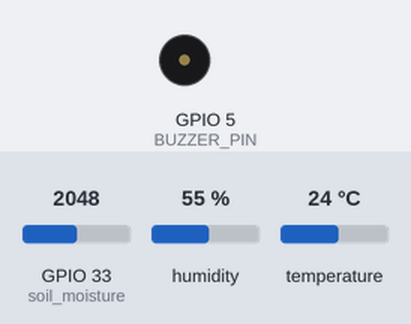
Bench run of a sketch on a simulated ESP32. Parts: buzzer (waves = sounding). The inputs (shaded band) are chosen by the test bench; at power-on: humidity 55 %, GPIO 33 (soil_moisture) = 2048, temperature 24 °C. WiFi joins after 1.5 s; servers stay silent unless stated; the local clock reads 2024-03-15 10:24:30 at power-on unless the sketch sets it; what the sketch prints to the serial monitor is not drawn.

Above: at 3.0 s.
3.1 s: humidity set to 59 %
7.6 s: humidity set to 62 %
At 8.38 s:
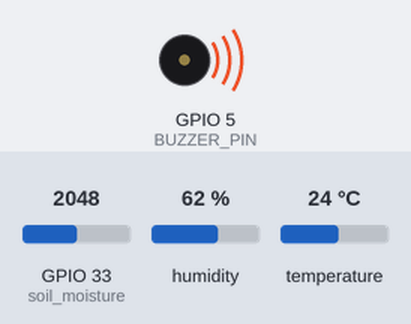
13.1 s: GPIO 33 (soil_moisture) set to 2866
Timing chart, 0 to 22.6 s (numbered marks = the images above; inputs shaded):
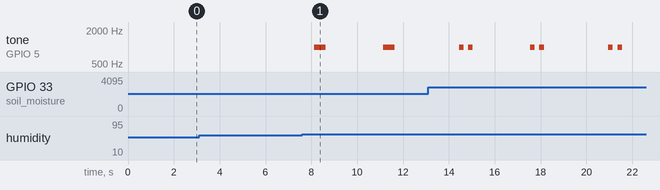

The sketch:

Capstone_project.ino
```cpp
#define BLYNK_TEMPLATE_ID "TMPL2-cFv8Pvu"
#define BLYNK_TEMPLATE_NAME "cap"
#define BLYNK_AUTH_TOKEN "QtbvvUp7IwuozA3skUg-aWIEJQZgfwWR"

#include <WiFi.h>
#include <Firebase_ESP_Client.h>
#include "addons/TokenHelper.h"
#include "addons/RTDBHelper.h"
#include <BlynkSimpleEsp32.h>
#include <DHT.h>
#include <time.h> // Include time library for NTP

#define soil_moisture 33
DHT dht(32, DHT22);

// Connecting Wi-Fi to My ESP.
#define WIFI_SSID "ESP22"
#define WIFI_PASSWORD "123456781"

// Private data for each person, you should replace it by your firebase's information.
#define API_KEY "AIzaSyDJm2PhN8QPqFsdniXowHpVLA3WRFRU5mw"
#define PROJECT_ID "esp-cloud-3ee7c"
#define DATABASE_ID "(default)"
#define DATABASE_URL "https://esp-cloud-3ee7c-default-rtdb.firebaseio.com/"

FirebaseData fbdo;
FirebaseAuth auth;
FirebaseConfig config;

unsigned long lastUpdateTime = 0;
unsigned long firebaseUpdateTime = 0;

bool signupOK = false;

// Blynk virtual pins
#define VIRTUAL_PIN_TEMP V0
#define VIRTUAL_PIN_HUMIDITY V1
#define VIRTUAL_PIN_SOIL V2
#define BUZZER_PIN 5

// NTP Server and time zone offset for Egypt (UTC+2)
const char* ntpServer = "pool.ntp.org";
const long gmtOffset_sec = 2 * 3600;   // Egypt is UTC+2
const int daylightOffset_sec = 3600;

void setup() {
  Serial.begin(115200);
  WiFi.begin(WIFI_SSID, WIFI_PASSWORD); // Wi-Fi connection check.

  Serial.print("Connecting to WiFi");
  while (WiFi.status() != WL_CONNECTED) {
    Serial.print(".");
    delay(500);
  }
  Serial.println("\nConnected with IP: ");
  Serial.println(WiFi.localIP());
  Serial.println();

  // Initialize time with NTP
  configTime(gmtOffset_sec, daylightOffset_sec, ntpServer);

  // Firebase configuration
  config.api_key = API_KEY;
  config.database_url = DATABASE_URL;
  if (Firebase.signUp(&config, &auth, "", "")) {
    Serial.println("signUp OK");
    signupOK = true;
  } else {
    Serial.printf("%s\n", config.signer.signupError.message.c_str());
  }

  config.token_status_callback = tokenStatusCallback;
  Firebase.begin(&config, &auth);  // Initialize Firebase without explicit sign-up
  Firebase.reconnectWiFi(true);

  // Connection to Blynk
  Blynk.begin(BLYNK_AUTH_TOKEN, WIFI_SSID, WIFI_PASSWORD);

  dht.begin();
  pinMode(BUZZER_PIN, OUTPUT);
  pinMode(soil_moisture, INPUT);

}
// Timestamp check.
String getFormattedTime() {
  struct tm timeInfo;
  if (!getLocalTime(&timeInfo)) {
    Serial.println("Failed to obtain time");
    return "";
  }
  char timeStringBuff[50];
  strftime(timeStringBuff, sizeof(timeStringBuff), "%Y-%m-%d %H:%M:%S", &timeInfo);
  return String(timeStringBuff);
}

void loop() {
  Blynk.run();

  // Read sensor values
  float temp = dht.readTemperature();
  float humidity = dht.readHumidity();
  int sensorValue = analogRead(soil_moisture);
  float percentage = map(sensorValue, 0, 4095, 0, 100);

  Serial.print("Temp: "); Serial.print(temp); Serial.print(" C ");
  Serial.print("Humidity: "); Serial.print(humidity); Serial.print(" % ");
  Serial.print("Soil Moisture: "); Serial.print(percentage); Serial.println(" %");

  // Severity logic
  int severityLevel = 0;
  if (temp >= 5 && temp <= 15) severityLevel++;
  if (humidity > 60) severityLevel++;
  if (percentage > 60) severityLevel++;

  // Buzzer alert based on severity
  if (severityLevel == 1) {
    tone(BUZZER_PIN, 1000); delay(500); noTone(BUZZER_PIN); delay(500);
  } else if (severityLevel == 2) {
    tone(BUZZER_PIN, 1000); delay(200); noTone(BUZZER_PIN); delay(200); tone(BUZZER_PIN, 1000); delay(200); noTone(BUZZER_PIN); delay(500);
  } else if (severityLevel == 3) {
    tone(BUZZER_PIN, 1000); delay(100); noTone(BUZZER_PIN); delay(100); tone(BUZZER_PIN, 1000); delay(100); noTone(BUZZER_PIN); delay(100); tone(BUZZER_PIN, 1000); delay(100); noTone(BUZZER_PIN); delay(500);
  }

  // Non-blocking Firebase and Blynk updates
  if (millis() - lastUpdateTime >= 2000) {
    lastUpdateTime = millis();
    // Update Blynk with new records.
    Blynk.virtualWrite(VIRTUAL_PIN_TEMP, temp);
    Blynk.virtualWrite(VIRTUAL_PIN_HUMIDITY, humidity);
    Blynk.virtualWrite(VIRTUAL_PIN_SOIL, percentage);
  }
  if (severityLevel == 1) {
    Blynk.logEvent("level_1", "One condition met for potential wheat fungus disease.");
  } else if (severityLevel == 2) {
    Blynk.logEvent("level_2", "Two conditions met for potential wheat fungus disease.");
  } else if (severityLevel == 3) {
    Blynk.logEvent("level_3", "All conditions met for high risk of wheat fungus disease.");
  }
  if (millis() - firebaseUpdateTime >= 5000 && signupOK) {
    firebaseUpdateTime = millis();

    // Batch Firebase update
    FirebaseJson json;
    json.set("Temperature", temp);
    json.set("Humidity", humidity);
    json.set("Moisture", percentage);

    if (Firebase.RTDB.updateNode(&fbdo, "test", &json)) {
      Serial.println("Data sent to Firebase.");
    } else {
      Serial.println("Failed to send data: " + fbdo.errorReason());
    }

    // Prepare Firestore document
    String timestamp = getFormattedTime();
    String collectionPath = "sensorData"; // Firestore collection name
    String documentPath = "reading_" + String(millis());
    FirebaseJson firestoreContent;
    firestoreContent.set("fields/temperature/doubleValue", temp);
    firestoreContent.set("fields/humidity/doubleValue", humidity);
    firestoreContent.set("fields/moisture/doubleValue", percentage);
    firestoreContent.set("fields/timestamp/stringValue", timestamp);

    if (Firebase.Firestore.createDocument(&fbdo, PROJECT_ID, DATABASE_ID, collectionPath.c_str(), documentPath.c_str(), firestoreContent.raw(), "")) {
      Serial.println("Data sent to Firestore.");
    } else {
      Serial.println("Failed to send data to Firestore: " + fbdo.errorReason());
    }
  }
  delay(2000);
}
```

Measured:
- the behaviour switches between 60 and 61 % on humidity (found by bisection; images 0 and 1)
- after the input at 3.1 s, every drawn part: stays the same
- after the input at 7.6 s, tone on GPIO 5 (BUZZER_PIN): alternates 1000 Hz for 0.50 s and silent for 2.5 s, starting after 0.53 s
